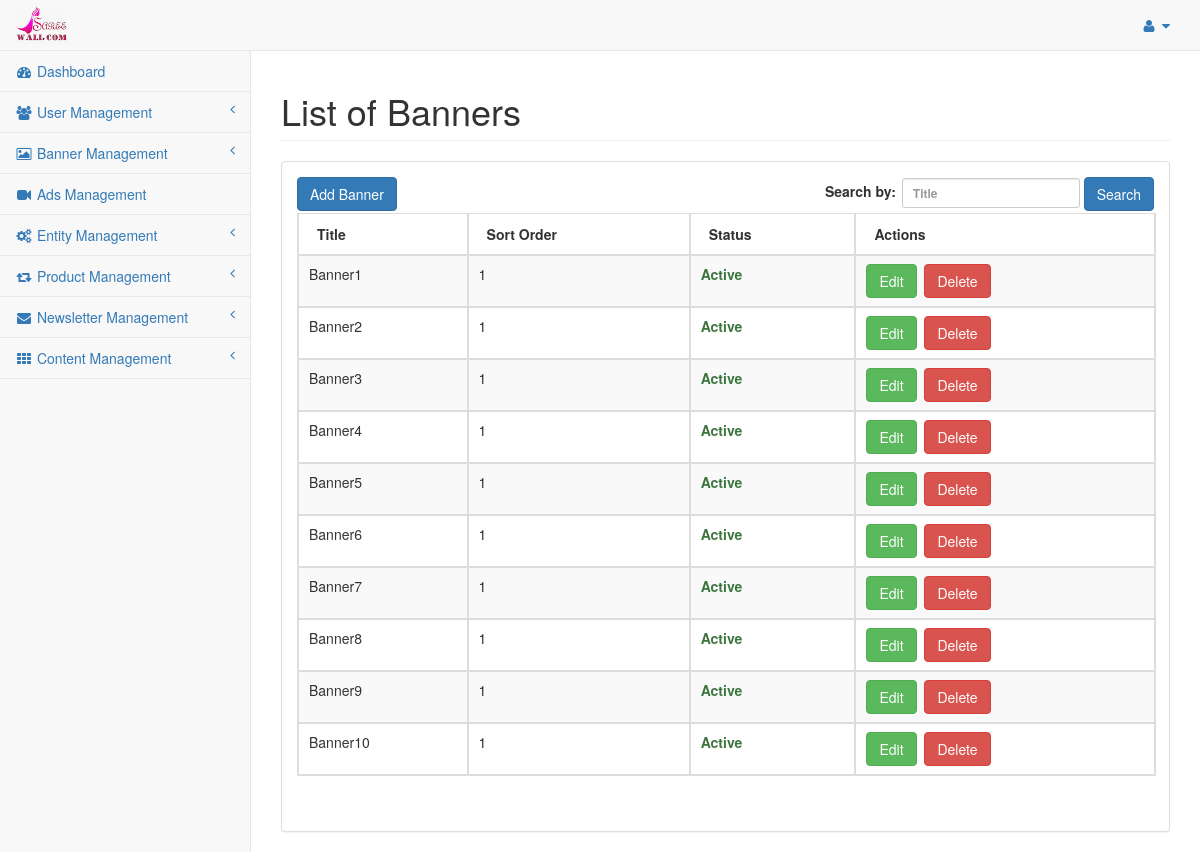
The app's page /index.php/admin/banner/banner_list, older data.
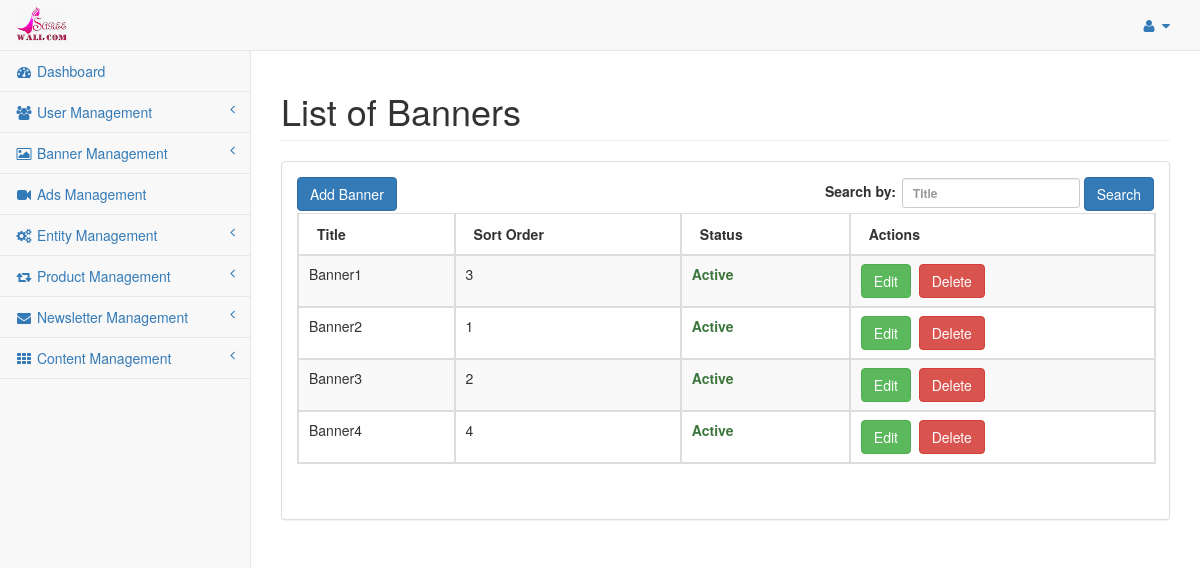
The same page, newer data.
### tables this page shows
CREATE TABLE `saree_settings` (
  `settings_id` int(11) NOT NULL,
  `sitename` varchar(255) NOT NULL,
  `siteaddress` varchar(255) NOT NULL,
  `logoname` varchar(255) NOT NULL,
  `logopathname` varchar(255) NOT NULL,
  `facebook_page_url` varchar(255) NOT NULL,
  `date_added` int(11) NOT NULL
);

CREATE TABLE `saree_banner` (
  `banner_id` int(11) NOT NULL,
  `title` varchar(255) NOT NULL,
  `description` text NOT NULL,
  `path` varchar(255) NOT NULL,
  `sort_order` int(11) NOT NULL,
  `status` enum('Y','N') NOT NULL DEFAULT 'Y',
  `date_added` int(11) NOT NULL,
  `date_modified` int(11) NOT NULL
);

### application/models/Defaultdata.php (called while the page is built, shortened)
<?php
class Defaultdata extends CI_Model {
	private $mydata = array();
	public function getBackendDefaultData()
	{
		$this->mydata["tot_segments"] = $this->getUrlSegments();
		$this->mydata['general_settings'] = $this->grabSettingData();
		$this->mydata['admin_profile'] = $this->grabProfileData();
		$this->mydata["sidebar"] = $this->load->view('admin/partials/sidebar', null, true);
		$this->data = $this->mydata;
		$this->headerdata = $this->mydata;
		$this->data["header"] = $this->load->view('admin/partials/header', $this->headerdata, true);
		$this->data["head"] = $this->load->view('admin/partials/head', $this->headerdata, true);
		$this->data["footer"] = $this->load->view('admin/partials/footer', null, true);
		return $this->data;
	}
	public function getUrlSegments()
	{
		$all_segment=$this->uri->segment_array();
		return $all_segment;
	}
	public function grabSettingData(){
		$query = $this->db->get(TABLE_SETTINGS);
		return $query->row();
	}
	public function grabProfileData(){
		$query = $this->db->get(TABLE_ADMIN);
		return $query->row();
	}
}
?>

### application/controllers/admin/Banner.php (called while the page is built, shortened)
<?php if ( ! defined('BASEPATH')) exit('No direct script access allowed');
class Banner extends CI_Controller{
	public $data = array();
	public function __construct(){
		$this->load->model('bannerdata');
		$this->data = $this->defaultdata->getBackendDefaultData();
	}
	public function banner_list(){
		$like = array();
		parse_str($_SERVER['QUERY_STRING'], $like);
		unset($like['page']);
		$search_key = $this->input->get('title');
		if(isset($search_key) && $search_key){
			$this->data['search_key'] = $search_key;
		}else{
			$this->data['search_key'] = '';
		}
		$banner_data = $this->bannerdata->grab_banner(array(), $like, array());
		$config['base_url'] = site_url('banner-list');
		$config['total_rows'] = count($banner_data);
		$pagination = $this->config->item('pagination');
		$pagination = array_merge($config, $pagination);
		$this->pagination->initialize($pagination);
		$this->data['page'] = ($this->input->get('page')) ? $this->input->get('page') : 0;
		$this->data['pagination'] = $this->pagination->create_links();
		$entity_paginated_data = $this->bannerdata->grab_banner(array(), $like, array(PAGINATION_PER_PAGE, $this->data['page']));
		$this->data['banner_details'] = $entity_paginated_data;
		$this->load->view('admin/banner_list', $this->data);
	}
}

### index.php (called while the page is built, shortened)
<?php
require_once BASEPATH.'core/CodeIgniter.php';

### application/models/Bannerdata.php (called while the page is built, shortened)
<?php
class Bannerdata extends CI_Model {
	public function grab_banner($cond = array(), $like = array(), $limit = array()){
		if(!empty($limit)){
			$per_page = $limit[0];
			$offset = $limit[1];
			$start = max(0, ( $offset -1 ) * $per_page);
			$this->db->limit($per_page, $start);
		}
		$query = $this->db->get(TABLE_BANNER);
		return $query->result();
	}
}

### application/views/admin/banner_list.php (the view, shortened to what this page needs)
<?php echo $head;?>
<div id="wrapper">
	<?php echo $header;?>
	<div id="page-wrapper" style="min-height: 374px;">
          <div class="row">
              <div class="col-lg-12">
                  <h1 class="page-header">List of Banners</h1>
              </div>
          </div>
          <div class="row">
              <div class="col-lg-12">
                  <div class="panel panel-default">
				<div class="panel-body">
					<div id="dataTables-example_wrapper" class="dataTables_wrapper form-inline dt-bootstrap no-footer">
					  <div class="row">
						 <div class="col-sm-6">
							<a href="<?php echo base_url('admin/banner-add');?>" class="btn btn-primary">Add Banner</a>
						 </div>
						 <div class="col-sm-6">
							<form action="<?php echo base_url('admin/banner-list');?>" method="GET" role="form">
								<div id="dataTables-example_filter" class="dataTables_filter">
									<label>Search by:<input name="title" type="search" class="form-control input-sm" placeholder="Title" aria-controls="dataTables-example" id="user-search" value="<?php echo $search_key;?>"></label>
									<button type="submit" class="btn btn-primary">Search</button>
								</div>
							</form>
						 </div>
					  </div>
					  <div class="row">
						 <div class="col-sm-12">
							<table width="100%" class="table table-striped table-bordered table-hover dataTable no-footer dtr-inline" id="dataTables-example" role="grid" aria-describedby="dataTables-example_info" style="width: 100%;">
							   <thead>
								  <tr role="row">
									 <th>Title</th>
									 <th>Sort Order</th>
									 <th>Status</th>
									 <th>Actions</th>
								  </tr>
							   </thead>
							   <tbody>
							    <?php if(!empty($banner_details)){ ?>
								<?php foreach($banner_details AS $detail) {?>
								  <tr class="gradeA odd" role="row">
									 <td><?php echo $detail->title;?></td>
									 <td><?php echo $detail->sort_order;?></td>
									 <td class="center"><?php echo ($detail->status == 'Y' ? '<strong class="text-success">Active</strong>' : '<strong class="text-danger">Inactive</strong>');?></td>
									 <td class="center">
										<a href="<?php echo base_url('admin/banner-edit/'.$detail->banner_id);?>" class="btn btn-success" title="Edit">Edit</a>&nbsp;
										<?php
											if($detail->status == 'Y'){
										?>
										<a href="javascript:void(0);" onclick="onDeleteConfirm('<?php echo base_url('admin/banner/banner_update/'.$detail->banner_id);?>');" class="btn btn-danger" title="Delete">Delete<a>						<?php
											}
										?>
									</td>
								  </tr>
								  <?php } ?>
								  <?php }else{ ?>
								  <tr class="gradeA odd" role="row"><td colspan="4" style="text-align:center;">No records found</td></tr>
								  <?php } ?>
							   </tbody>
							</table>
						 </div>
					  </div>
					</div>
					</div>
                  </div>
              </div>
          </div>
      </div>
</div>
<?php echo $footer; ?>

### application/views/admin/partials/sidebar.php (shortened to what this page needs)
<div class="navbar-default sidebar" role="navigation">
	<div class="sidebar-nav navbar-collapse">
		<ul class="nav" id="side-menu">
			<li>
				<a href="<?php echo base_url('admin/dashboard');?>"><i class="fa fa-dashboard fa-fw"></i> Dashboard</a>
			</li>
			<li>
				<a href="#"><i class="fa fa-users fa-fw"></i> User Management<span class="fa arrow"></span></a>
			</li>
			<li>
				<a href="#"><i class="fa fa-image fa-fw"></i> Banner Management<span class="fa arrow"></span></a>
			</li>
			<li>
				<a href="<?php echo base_url('admin/ads');?>"><i class="fa fa-video-camera fa-fw"></i> Ads Management</a>
			</li>
			<li>
				<a href="#"><i class="fa fa-cogs fa-fw"></i> Entity Management<span class="fa arrow"></span></a>
			</li>
			<li>
				<a href="#"><i class="fa fa-retweet fa-fw"></i> Product Management<span class="fa arrow"></span></a>
			</li>
			<li>
				<a href="#"><i class="fa fa-envelope fa-fw"></i> Newsletter Management<span class="fa arrow"></span></a>
			</li>
			<li>
				<a href="#"><i class="fa fa-th fa-fw"></i> Content Management<span class="fa arrow"></span></a>
			</li>
		</ul>
	</div>
</div>

### application/views/admin/partials/header.php (shortened to what this page needs)
<nav class="navbar navbar-default navbar-static-top" role="navigation" style="margin-bottom: 0">
	<div class="navbar-header">
		<a class="navbar-brand" href="<?php echo base_url('admin/dashboard');?>">
			<?php
				if(isset($general_settings->logoname) && file_exists(UPLOAD_RELATIVE_LOGO_PATH.$general_settings->logoname)){
			?>
				<img src="<?php echo UPLOAD_LOGO_PATH.$general_settings->logoname.'?v='.time();?>" width="230" height="50">
			<?php
				}
			?>
		</a>
	</div>
	<ul class="nav navbar-top-links navbar-right">
		<li class="dropdown">
			<a class="dropdown-toggle" data-toggle="dropdown" href="#">
				<i class="fa fa-user fa-fw"></i> <i class="fa fa-caret-down"></i>
			</a>
		</li>
	</ul>
	<?php echo $sidebar; ?>
</nav>

### application/views/admin/partials/head.php (shortened to what this page needs)
<!DOCTYPE html>
	<html lang="en">
	<head>
		<link href="<?php echo base_url(); ?>assets/styles/bootstrap.min.css" rel="stylesheet">
		<link href="<?php echo base_url(); ?>assets/styles/metisMenu.min.css" rel="stylesheet">
		<link href="<?php echo base_url(); ?>assets/styles/sb-admin-2.css" rel="stylesheet">
		<link href="<?php echo base_url(); ?>assets/styles/jquery.dataTables.min.css" rel="stylesheet" type="text/css">
		<link href="<?php echo base_url(); ?>assets/styles/font-awesome.min.css" rel="stylesheet" type="text/css">
		<link rel="stylesheet" href="<?php echo base_url(); ?>assets/styles/jquery-ui.min.css">
		<link rel="stylesheet" href="<?php echo base_url(); ?>assets/styles/fine-uploader-new.min.css">
		<link rel="stylesheet" href="<?php echo base_url(); ?>assets/styles/select2.min.css">
	</head>
	<body>

### application/views/admin/partials/footer.php (shortened to what this page needs)
</body>
</html>

### assets/styles/sb-admin-2.css (style rules this page uses)
body { background-color: #f8f8f8; }
#wrapper { width: 100%; }
#page-wrapper { padding: 0 15px; min-height: 568px; background-color: white; }
@media (min-width: 768px) { #page-wrapper { position: inherit; margin: 0 0 0 250px; padding: 0 30px; border-left: 1px solid #e7e7e7; } }
.navbar-top-links { margin-right: 0; }
.navbar-top-links li { display: inline-block; }
.navbar-top-links li:last-child { margin-right: 15px; }
.navbar-top-links li a { padding: 15px; min-height: 50px; }
.sidebar .sidebar-nav.navbar-collapse { padding-left: 0; padding-right: 0; }
.sidebar ul li { border-bottom: 1px solid #e7e7e7; }
.sidebar .arrow { float: right; }
.sidebar .fa.arrow:before { content: "\f104"; }
@media (min-width: 768px) { .sidebar { z-index: 1; position: absolute; width: 250px; margin-top: 51px; } }
.navbar-default .navbar-brand { padding: 5px 15px; }
.navbar-brand img { max-height:40px; width:auto; }
table.dataTable thead th, table.dataTable thead td { border-bottom: 1px solid #ddd !important; }
table.dataTable.no-footer { border-bottom: 1px solid #ddd !important; }

Row changes from the older to the newer data that the page shows:
removed saree_banner: title "Banner5", sort_order "1", status "Active"
removed saree_banner: title "Banner6", sort_order "1", status "Active"
removed saree_banner: title "Banner7", sort_order "1", status "Active"
removed saree_banner: title "Banner8", sort_order "1", status "Active"
removed saree_banner: title "Banner9", sort_order "1", status "Active"
removed saree_banner: title "Banner10", sort_order "1", status "Active"
changed saree_banner "Banner1": sort_order "1" → "3"
changed saree_banner "Banner3": sort_order "1" → "2"
changed saree_banner "Banner4": sort_order "1" → "4"
